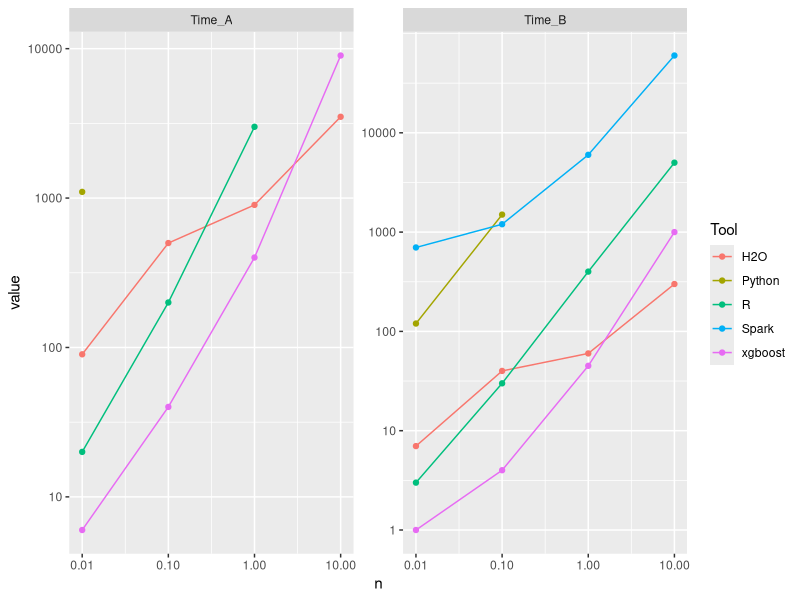
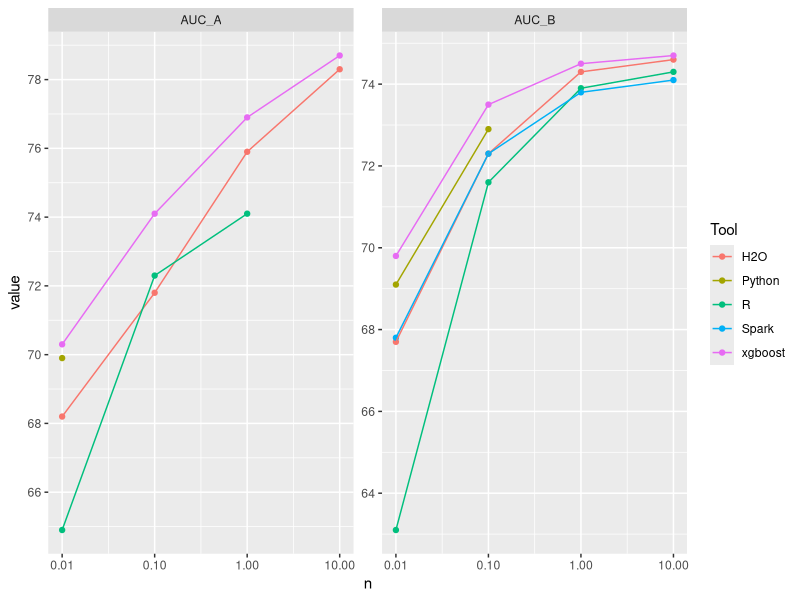

Generate these figures, in order, with R:

library(ggplot2)
library(readr)
library(dplyr)
library(reshape2)

d <- read_csv("x-run.csv")

d %>% select(1:4) %>% melt(id.vars=1:2) %>%
  ggplot(aes(x = n, y = value, color = Tool)) +
  geom_point() + geom_line() + 
  facet_wrap(~variable, scales = "free", ncol = 2) +
  scale_x_log10(breaks = c(0.01,0.1,1,10)) + 
  scale_y_log10(breaks = c(1,10,100,1000,10000))

d %>% select(c(1,2,5,6)) %>% melt(id.vars=1:2) %>%
  ggplot(aes(x = n, y = value, color = Tool)) +
  geom_point() + geom_line() + 
  facet_wrap(~variable, scales = "free", ncol = 2) +
  scale_x_log10(breaks = c(0.01,0.1,1,10)) +
  scale_y_continuous(breaks = seq(60,80,2))


